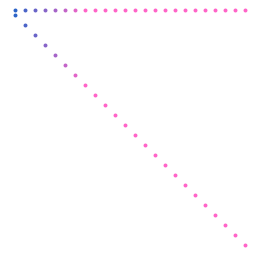
Frame 1 (no input)
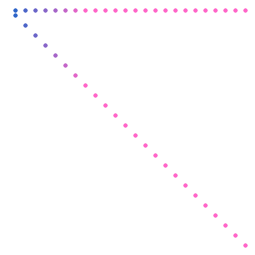
Frame 2 (the mouse pressed at the canvas centre, redrawn once)

The Processing sketch that drew these frames (run headless with seeded random() and noise(); the mouse was pressed at the canvas centre and the sketch redrawn once):

// Processing sketch: processing_93205
// ── processing_93205.pde

void setup(){
  size(255,255);
  background(255,255,255);
  noLoop();
}

void draw(){
  strokeWeight(4);
for (int i = 15; i < 255; i += 10){
  stroke(3*i,100,200);
  point(i,i);
  point(i,10);}
}
